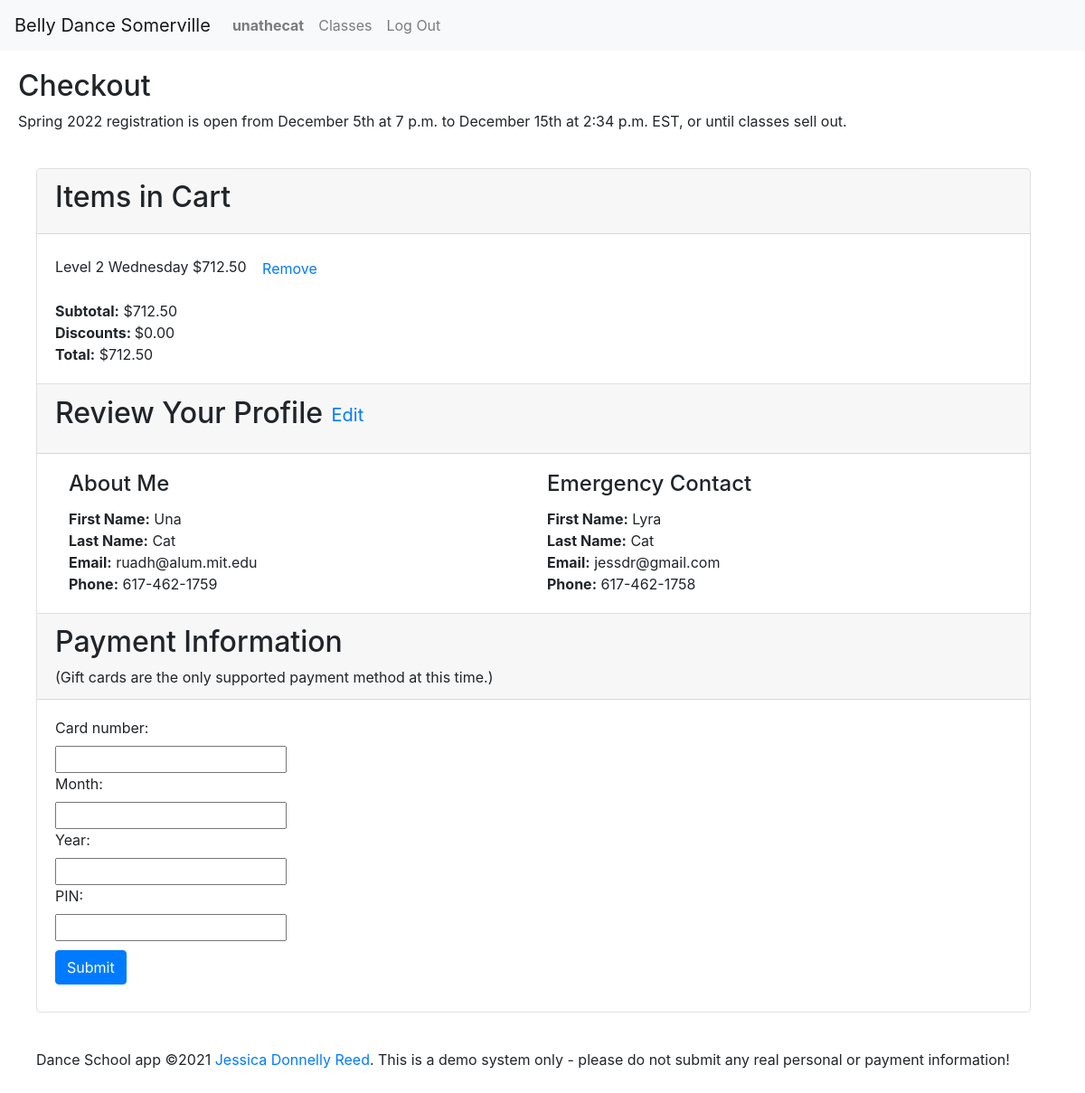
Before: /order/23 (signed in) with the older database file.
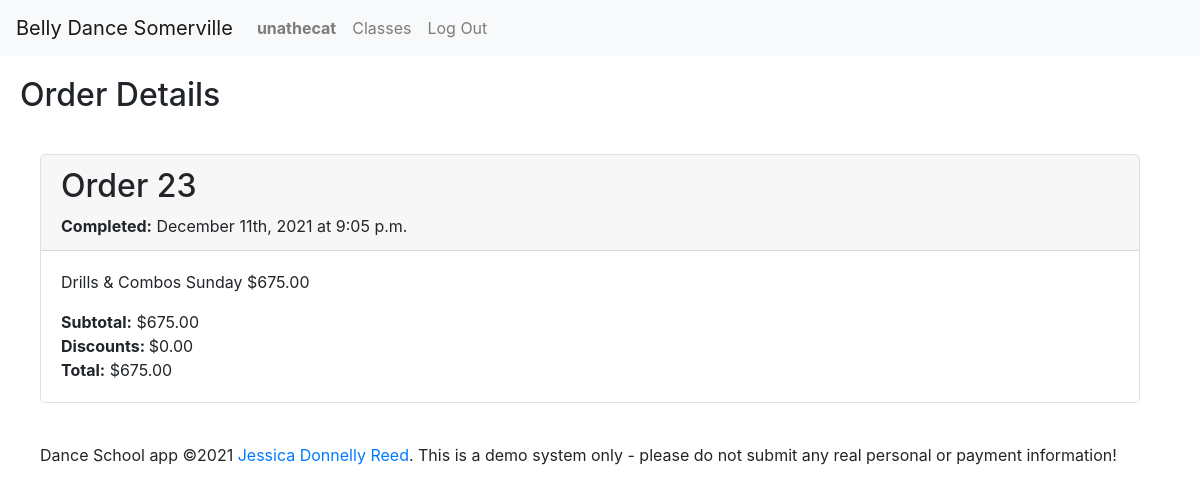
After: the same page with the newer database file.
### enrollment/models.py (models this page shows, shortened)
class User(AbstractUser):
    timezone = models.CharField(max_length=32, choices=TIMEZONES,
                                default=settings.DEFAULT_TIMEZONE)
    first_name = models.CharField(max_length=128, null=False, blank=False)
    last_name = models.CharField(max_length=128, null=False, blank=False)
    email = models.EmailField(max_length=254, null=False, blank=False)
    phone = models.CharField(max_length=32, null=True, blank=True)
    emergency_first = models.CharField(max_length=128, null=True, blank=True)
    emergency_last = models.CharField(max_length=128, null=True, blank=True)
    emergency_email = models.EmailField(max_length=254, null=True, blank=True)
    emergency_phone = models.CharField(max_length=32, null=True, blank=True)
    accept_terms = models.DateTimeField(null=True, blank=True)
    contact_sheet_notes = models.CharField(
        max_length=2048, null=True, blank=True)

class Semester(models.Model):
    name = models.CharField(max_length=128, null=False, blank=False)
    start_date = models.DateField(null=False, blank=False)
    end_date = models.DateField(null=False, blank=False)
    registration_open = models.DateTimeField(null=False, blank=False)
    registration_close = models.DateTimeField(null=False, blank=False)
    recital_date = models.DateTimeField(null=True, blank=True)
    hide = models.BooleanField(default=True, null=True, blank=True)
    @property
    def registration_status(self):
        now = timezone.now()
        if self.registration_close < now:
            return 'closed'
        elif self.registration_open > now:
            return 'future'
        else:
            return 'open'
    def __str__(self):
        return self.name

class LineItem(models.Model):
    order = models.ForeignKey(Order, on_delete=PROTECT,
                              null=False, blank=False, related_name='line_items')
    offering = models.ForeignKey(
        Offering, on_delete=PROTECT, null=False, blank=False, related_name='line_items')
    planned_absences = models.CharField(max_length=1024, null=True, blank=True)
    price = models.DecimalField(
        max_digits=6, decimal_places=2, null=False, blank=False)

class Offering(models.Model):
    course = models.ForeignKey(
        Course, on_delete=PROTECT, null=False, blank=False, related_name='offerings')
    semester = models.ForeignKey(
        Semester, on_delete=PROTECT, null=False, blank=False, related_name='offerings')
    location = models.ForeignKey(
        Location, on_delete=PROTECT, null=False, blank=False, related_name='offerings')
    hourly_rate = models.DecimalField(max_digits=5, decimal_places=2, default=settings.HOURLY_RATE, null=False, blank=False)
    price_override = models.DecimalField(
        max_digits=7, decimal_places=2, null=True, blank=True)
    weekday = models.IntegerField(
        choices=settings.WEEKDAYS, null=False, blank=False)
    start_time = models.TimeField(null=False, blank=False)
    end_time = models.TimeField(null=False, blank=False)
    timezone = models.CharField(max_length=32, choices=TIMEZONES,
                                default=settings.DEFAULT_TIMEZONE)
    start_date = models.DateField(null=False, blank=False)
    end_date = models.DateField(null=False, blank=False)
    backup_date = models.DateField(null=False, blank=False)
    capacity = models.IntegerField(null=False, blank=False)
    schedule_notes = models.CharField(max_length=2048, null=True, blank=True)
    notes = models.CharField(max_length=2048, null=True, blank=True)
    @property
    def weekday_name(self):
        return settings.WEEKDAYS[self.weekday][1]
    @property
    def spots_left(self):
        try:
            sold = self.line_items.exclude(
                order__completed=None).aggregate(Count('id'))['id__count']
        except Exception:
            sold = 0
        return self.capacity - sold

class Course(models.Model):
    title = models.CharField(max_length=64, null=False, blank=False)
    subtitle = models.CharField(max_length=256, null=False, blank=False)
    description = models.TextField(
        max_length=4096, null=False, blank=False, help_text=settings.MARKDOWN_HELP_TEXT)
    requirements = models.CharField(max_length=256, null=False, blank=False)
    qualifications = models.CharField(max_length=1024, null=False, blank=False)

class Order(models.Model):
    student = models.ForeignKey(
        User, on_delete=PROTECT, null=False, blank=False, related_name='orders')
    discount = models.DecimalField(
        max_digits=8, decimal_places=2, null=True, blank=True)
    completed = models.DateTimeField(null=True, blank=True)
    @property
    def subtotal(self):
        try:
            amount = self.line_items.aggregate(Sum('price'))['price__sum']
        except Exception:
            return 0
        return 0 if amount == None else amount
    @property
    def total(self):
        return self.subtotal - self.discount if self.discount != None else self.subtotal

### enrollment/views.py (the view, shortened to what this page needs)
# urls.py: path('order/<int:id>', views.checkout, name='order'),
@login_required
def checkout(request, id):
    set_timezone(request)
    payment_form = None
    profile = None
    try:
        cart = Order.objects.get(pk=id)
        if cart:
            cart.items = cart.line_items.all()
    except Order.DoesNotExist:
        cart = None
        message = f'Order {id} not found.'
    else:
        if request.method == 'GET':
            if cart.completed == None:
                message = validate_checkout(request, id)
                if cart.student != request.user:
                    cart = None
                else:
                    payment_form = GiftCardForm(initial={'total': cart.total})
                    profile = authorized_get_profile(request, cart.student.id)
            else:
                payment_form = None
                if cart.student != request.user and not request.user.is_staff:
                    cart = None
                    message = 'You may not view other users\' orders'
                else:
                    message = None
        else:
            message = 'POST or GET request required.'
    finally:
        return render(request, 'enrollment/cart.html', {
            'cart': cart,
            'message': message,
            'semester': latest_semester(),
            'payment_form': payment_form,
            'profile': profile
        })

### enrollment/templates/enrollment/cart.html (shortened to what this page needs)
{% extends "enrollment/layout.html" %}
{% load static %}
{% load tz %}
{% block body %}
{% if cart %}
    <header>
        {% if cart.completed %}
            <h2>Order Details</h2>
        {% else %}
            <h2>Checkout</h2>
            {% if semester.registration_status == 'closed' %}
                <p>{{semester}} registration closed on {{semester.registration_close}} </p>
            {% else %}
                <p>{{semester}} registration is open from {{semester.registration_open|date:DATE_TIME_FORMAT_NO_YEAR }} to {{semester.registration_close|date:DATE_TIME_TIMEZONE_FORMAT}}, or until classes sell out. </p>
            {% endif %}
        {% endif %}
    </header>
    <div class="row">
        <div id="cart-container" class="col-md">
            <div class="accordion" id="cart-accordion">
                <div class="card">
                    <div class="card-header">
                        {% if cart.completed %}
                            <h2 class="section-header">Order {{cart.id}}</h2>
                            <div>
                                <span class="label">Completed:</span> <span class="value">{{cart.completed|date:DATE_TIME_FORMAT}}</span>
                            </div>
                        {% else %}
                            <h2 class="section-header">Items in Cart</h2>
                        {% endif %}
                    </div>
                    <div class="card-body">
                        <ul id="cart-items">
                            {% for item in cart.items %}
                                <li data-offering={{item.offering.id}}>{{item.offering.course.title}} {{item.offering.weekday_name}} ${{item.price|floatformat:2 }}
                                    {% if not cart.completed %}
                                        <button class="remove-button btn btn-link" data-item={{item.id}}>Remove</button>
                                    {% endif %}
                                </li>
                            {% endfor %}
                        </ul>
                        {% if cart.items %}
                            <div>
                                <span class="label">Subtotal:</span>  <span>${{cart.subtotal|default_if_none:"0.00"|floatformat:2 }}</span>
                            </div>
                            <div>
                                <span class="label">Discounts: </span> <span>${{cart.discount|default_if_none:"0.00"|floatformat:2 }}</span>
                            </div>
                            <div>
                                <span class="label">Total:</span>  <span>${{cart.total|default_if_none:"0.00"|floatformat:2 }}</span>
                            </div>
                        {% else %}
                        <div>This cart is empty.  <a href="{% url 'index' %}">Return to class listings.</a></div>
                        {% endif %}
                    </div>
                </div>
                {% if cart.total > 0 and not cart.completed %}
                <div class="card">
                    <div class="card-header">
                        <h2 class="section-header">Review Your Profile <button id="edit-profile-button" data-profile={{profile.id}} class="btn btn-link">Edit</button></h2>
                    </div>
                    <div class="row">
                        <div class="col-md">
                            <div class="editable card borderless-card">
                                <h4 class="card-title">About Me</h4>
                                <div>
                                    <span class="label">First Name:</span> <span class="value" id="first-name">{{profile.first_name}}</span>
                                </div>
                                <div>
                                    <span class="label">Last Name:</span> <span class="value" id="last-name">{{profile.last_name}}</span>
                                </div>
                                <div>
                                    <span class="label">Email:</span> <span class="value" id="email">{{profile.email}}</span>
                                </div>
                                <div>
                                    <span class="label">Phone:</span> <span class="value" id="phone">{{profile.phone}}</span>
                                </div>
                            </div>
                        </div>
                        <div class="col-md">
                            <div class="editable card borderless-card">
                                <h4 class="card-title">Emergency Contact</h4>
                                <div>
                                    <span class="label">First Name:</span> <span class="value" id="emergency-first">{{profile.emergency_first}}</span>
                                </div>
                                <div>
                                    <span class="label">Last Name:</span> <span class="value" id="emergency-last">{{profile.emergency_last}}</span>
                                </div>
                                <div>
                                    <span class="label">Email:</span> <span class="value" id="emergency-email">{{profile.emergency_email}}</span>
                                </div>
                                <div>
                                    <span class="label">Phone:</span> <span class="value" id="emergency-phone">{{profile.emergency_phone}}</span>
                                </div>
                            </div>
                        </div>
                    </div>
                </div>
                <div class="card">
                    <div class="card-header">
                        <h2 class="section-header">Payment Information</h2>
                        (Gift cards are the only supported payment method at this time.)
                    </div>
                    <div class="card-body">
                        <form action="{% url 'order' cart.id %}" method="POST" class="">
                            {{ payment_form }}
                            <input id="submit-cart-button" type="submit" class="btn btn-primary link-as-button">
                        </form>
                    </div>
                </div>
                {% endif %}
            </div>
        </div>
{% endif %}
{% endblock %}

### enrollment/templates/enrollment/layout.html (shortened to what this page needs)
{% load static %}
{% load tz %}
<!DOCTYPE html>
<html lang="en">
<head>
    <link rel="stylesheet" href="https://stackpath.bootstrapcdn.com/bootstrap/4.4.1/css/bootstrap.min.css"
>
    <link href="{% static 'enrollment/styles.css' %}" rel="stylesheet">
</head>
<body>
    <nav class="navbar navbar-expand-sm navbar-light bg-light">
        <a class="navbar-brand" href="#">{{SCHOOL_NAME}}</a>
        <div class="collapse navbar-collapse" id="main-nav">
            <ul class="navbar-nav mr-auto">
                {% if user.is_authenticated %}
                    <li class="nav-item">
                        <a class="nav-link" href="{% url 'view_profile' user.id %}"><strong>{{user.username}}</strong></a>
                    </li>
                {% endif %}
                    <li class="nav-item">
                        <a class="nav-link" href="{% url 'index' %}">Classes</a>
                    </li>
                {% if user.is_authenticated %}
                    <li class="nav-item">
                        <a class="nav-link" href="{% url 'logout' %}">Log Out</a>
                    </li>
                {% endif %}
            </ul>
        </div>
    </nav>
    {% block body %}
    {% endblock %}
    <footer>
        Dance School app &copy;2021 <a href="https://github.com/ruadh">Jessica Donnelly Reed</a>.  This is a demo system only - please do not submit any real personal or payment information!
    </footer>
</body>
</html>

Changed rows visible on the page:
no longer on this page (row unchanged): Semester: name "Spring 2022", registration_open "December 5th at 7 p.m.", registration_close "December 15th at 2:34 p.m. EST"
removed LineItem: offering.course "Level 2", offering.weekday_name "Wednesday", price "712.50"
changed User "unathecat": first_name "Una" → (not shown); last_name "Cat" → (not shown); email "ruadh@alum.mit.edu" → (not shown); phone "617-462-1759" → (not shown); emergency_first "Lyra" → (not shown); emergency_last "Cat" → (not shown); emergency_email "jessdr@gmail.com" → (not shown); emergency_phone "617-462-1758" → (not shown)
changed Order: id (not shown) → "23"; completed (not shown) → "December 11th, 2021 at 9:05 p.m."; subtotal "712.50" → "675.00"; total "712.50" → "675.00"
added LineItem: offering.course "Drills & Combos", offering.weekday_name "Sunday", price "675.00"
Other visible differences:
text no longer shown: "Checkout registration is open from to , or until classes sell out. Items in Cart Review Your Profile Edit About Me First Name: Last Name: Email: Phone: Emergency Contact First Name: Last Name: Email: Phone: Payment Information (Gift cards are the only supported payment method at this time.) Card number: Month: Year: PIN:"
text now shown: "Order Details Order Completed:"
